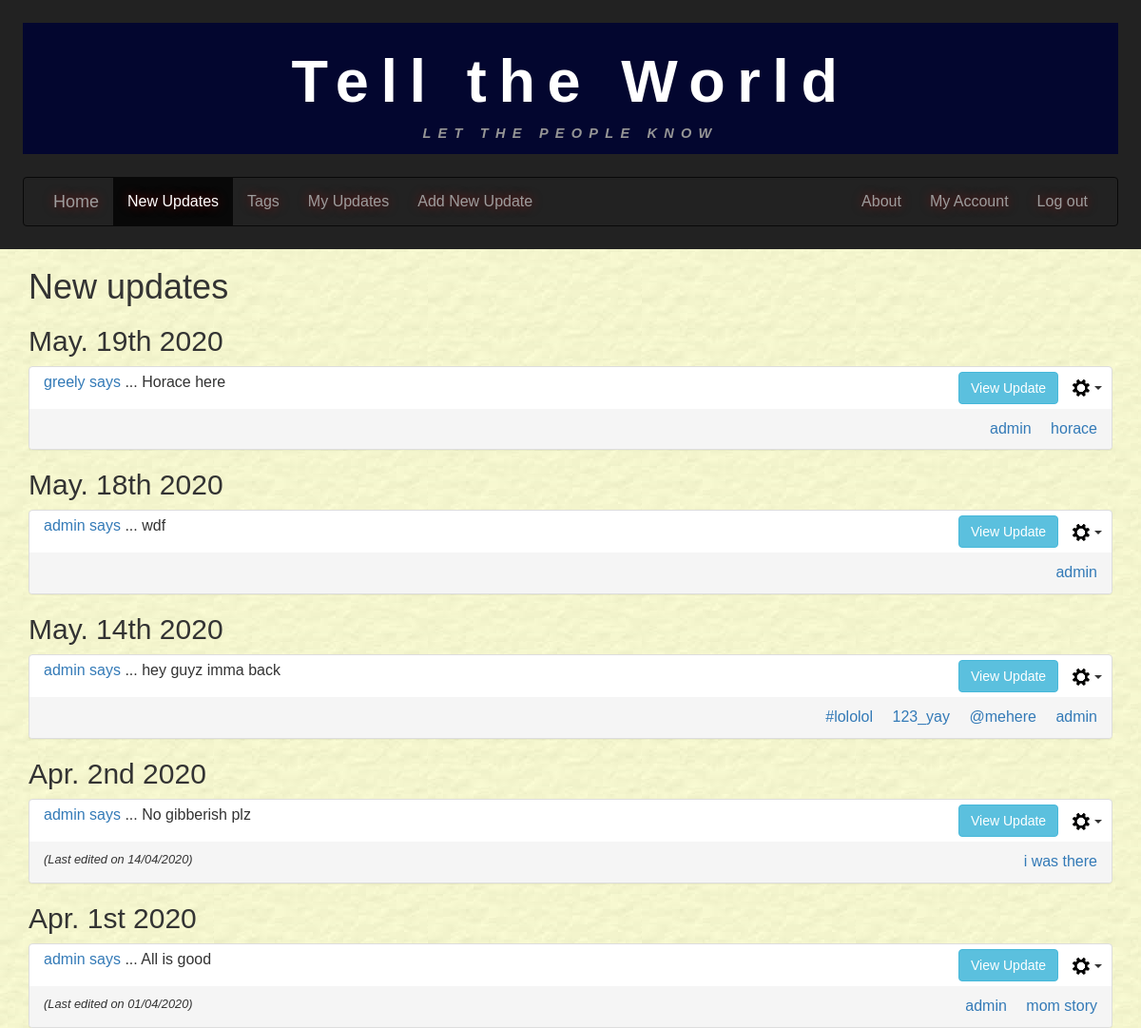
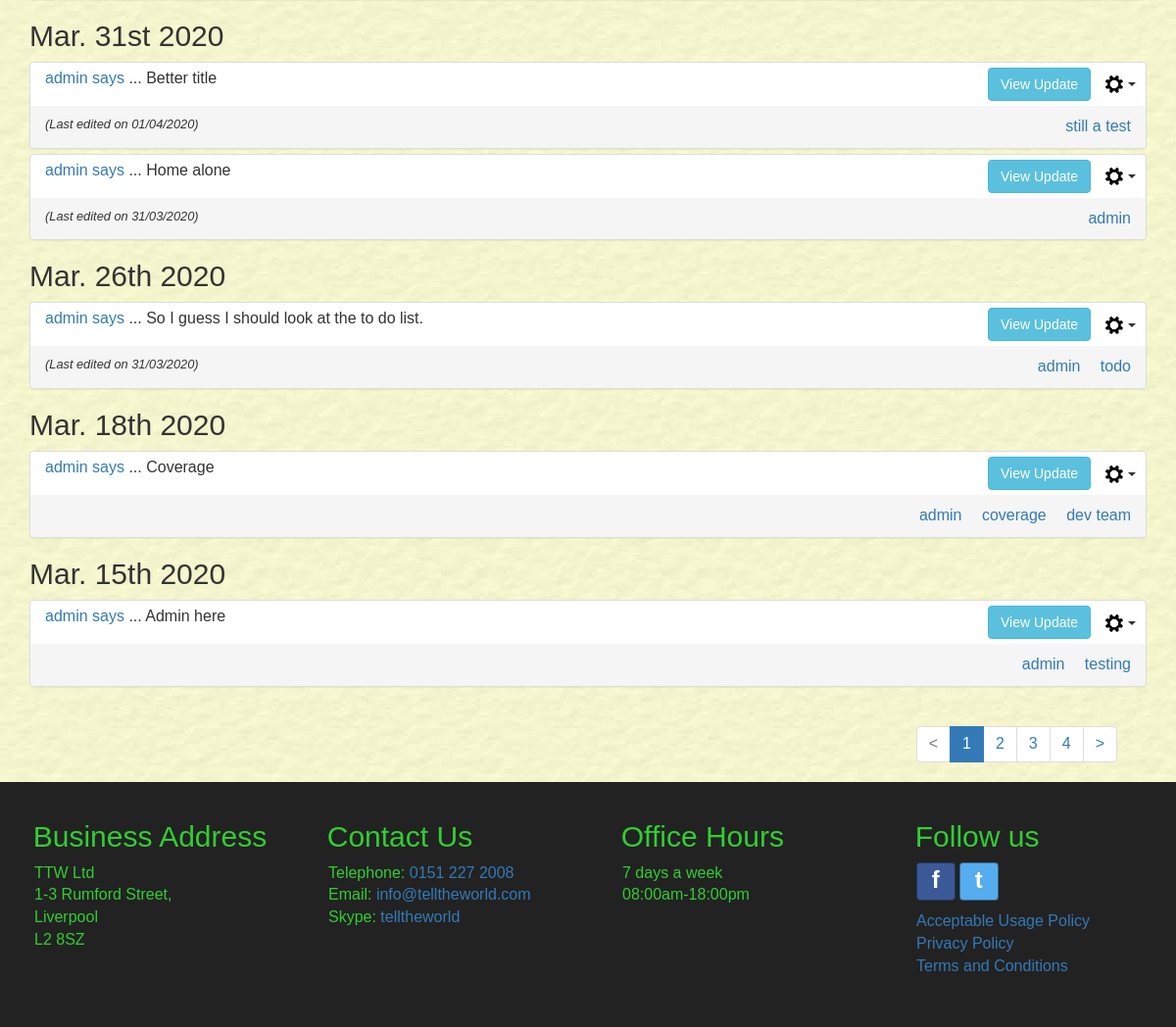
The page /newupdates/ (signed in) on the database as committed earlier (2 pictures, top to bottom).
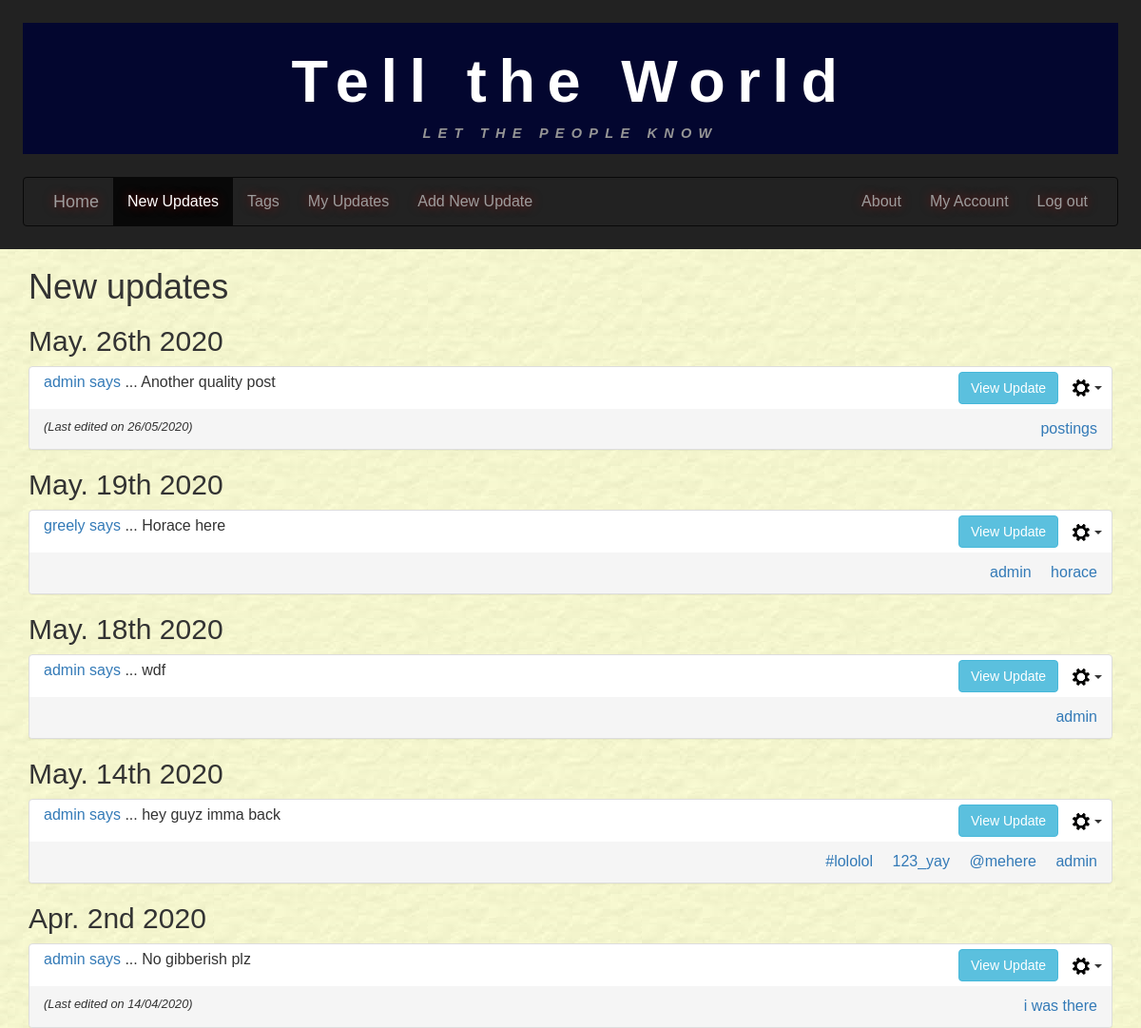
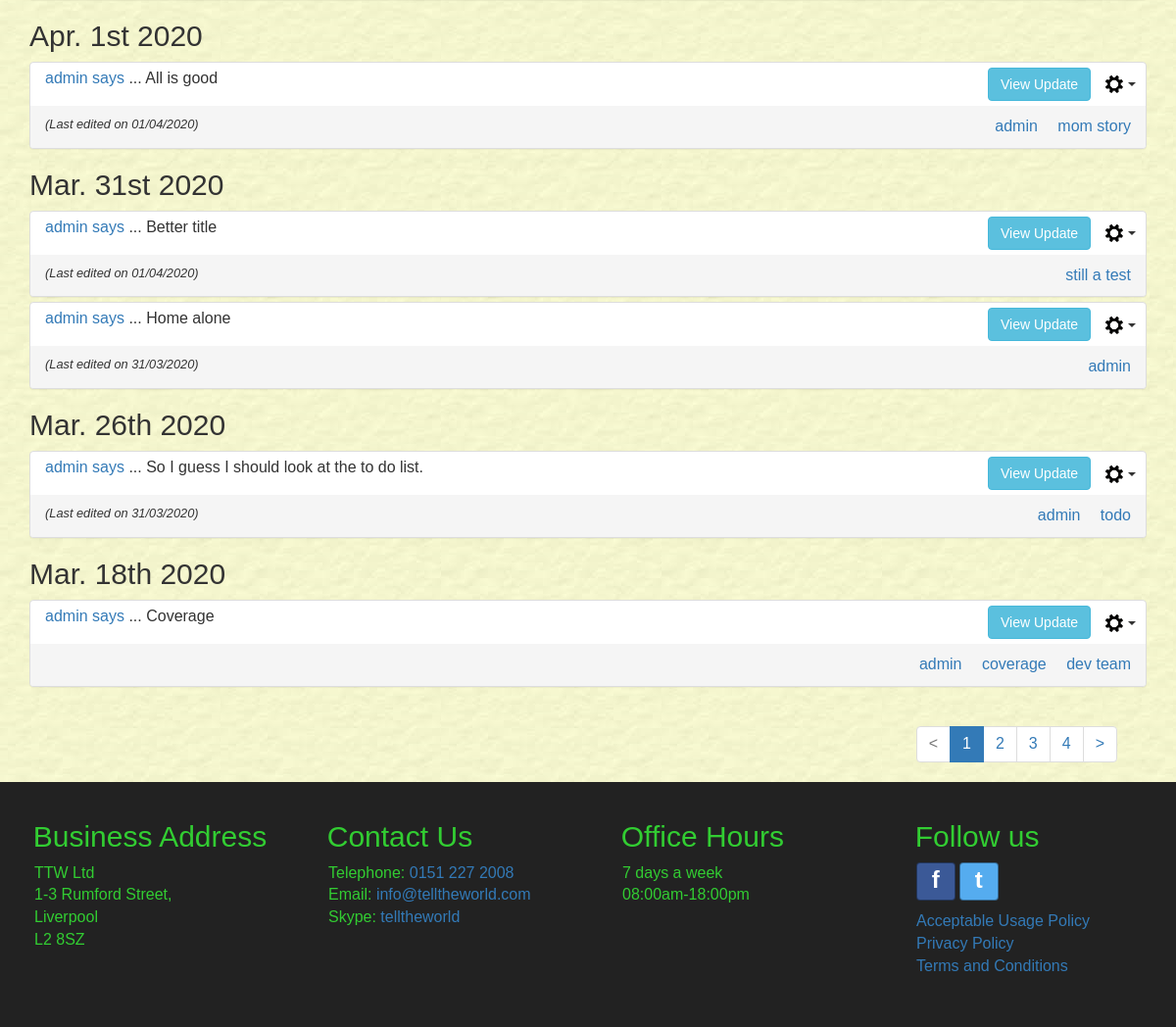
The same page on the database as committed later (2 pictures, top to bottom).
### tellings/models.py (models this page shows, shortened)
class UserPost(models.Model):
    postID = models.AutoField(primary_key=True, db_column='postID')
    user = models.ForeignKey(settings.AUTH_USER_MODEL, on_delete=models.CASCADE,
                             db_column='user')
    dateOfPost = models.DateTimeField()
    postTitle = models.CharField(max_length=35)
    postText = models.CharField(max_length=255)
    dateOfEdit = models.DateTimeField(null=True, blank=True)
    @property
    def post_tags(self):
        tagmaps = Tagmap.objects.filter(postID=self.postID)
        tagList = sorted([tag.tagID.tagName for tag in tagmaps])
        return tagList
    class Meta:
        verbose_name = "UserPost"
        verbose_name_plural = "UserPosts"

class Tag(models.Model):
    tagID = models.AutoField(primary_key=True, db_column='tagID')
    tagName = models.CharField(max_length=15)
    class Meta:
        ordering = ['tagName']
        verbose_name = "Tag"
        verbose_name_plural = "Tags"

### tellings/views.py (the view, shortened to what this page needs)
# urls.py: path('newupdates/', NewUpdatesListView.as_view(), name='newupdates'),
class NewUpdatesListView(LoginRequiredMixin, generic.ListView):
    model = UserPost
    template_name = "tellings/newupdates_list.html"
    paginate_by = 10
    http_method_names = ['get']
    def blockedUsers(self):
        current_user = self.request.user
        blockedUsers = BlockedUser.objects.filter(blockedBy=current_user)
        return [blocked.blockedUser for blocked in blockedUsers]
    def userBlockedBy(self):
        current_user = self.request.user
        blockedBy = BlockedUser.objects.filter(blockedUser=current_user)
        return [blocked.blockedBy for blocked in blockedBy]
    def hiddenPosts(self):
        current_user = self.request.user
        hiddenPosts = HiddenPost.objects.filter(hideFrom=current_user)
        return [hidden.postID.postID for hidden in hiddenPosts]
    def posts_filtered_by_blocked(self):
        blockedUsers = self.blockedUsers()
        blockedBy = self.userBlockedBy()
        blockedList = list(set().union(blockedUsers, blockedBy))
        hiddenPosts = self.hiddenPosts()
        if blockedList:
            return UserPost.objects.exclude(user__in=blockedList).exclude(postID__in=hiddenPosts).order_by('-dateOfPost')
        else:
            return UserPost.objects.exclude(postID__in=hiddenPosts).order_by('-dateOfPost')
    def get_queryset(self):
        tagName_val = False
        username_val = False
        if 'tagName' in self.request.GET:
            tagName_val = self.request.GET.get('tagName', False)
            if not Tag.objects.filter(tagName=tagName_val).exists():
                return self.posts_filtered_by_blocked()
        if tagName_val:
            tag = Tag.objects.get(tagName=tagName_val)
            tagmaps = Tagmap.objects.filter(tagID=tag)
            postList = [tm.postID.postID for tm in tagmaps]
            filteredPosts = self.posts_filtered_by_blocked()
            if username_val:
                return filteredPosts.filter(postID__in=postList, user=user_id).order_by('-dateOfPost')
            else:
                return filteredPosts.filter(postID__in=postList).order_by('-dateOfPost')
        elif username_val:
            hiddenPosts = self.hiddenPosts()
            return UserPost.objects.filter(user=user_id).exclude(postID__in=hiddenPosts).order_by('-dateOfPost')
        else:
            return self.posts_filtered_by_blocked()
    def get_context_data(self, **kwargs):
        context = super(NewUpdatesListView, self).get_context_data(**kwargs)
        current_username = self.request.user.username
        if 'tagName' in self.request.GET:
            context['tagName'] = self.request.GET.get('tagName', '')
        if 'userName' in self.request.GET:
            context['userName'] = self.request.GET.get('userName', '')
        context['current_username'] = current_username
        return context

### tellings/templatetags/my_tags.py (called while the page is built)
@register.simple_tag(takes_context=True)
def param_replace(context, **kwargs):
    d = context['request'].GET.copy()
    for k, v in kwargs.items():
        d[k] = v
    for k in [k for k, v in d.items() if not v]:
        del d[k]
    return d.urlencode()

### tellings/templates/tellings/newupdates_list.html (shortened to what this page needs)
{% extends 'tellings/base.html' %}
{% block content %}
  <div class="container-fluid main-content">
    <main class="container allUserUpdates" id="userUpdates">
      <header>
        <h1>New updates</h1>
      </header>
      {% if userpost_list %}
      {% load static %}
      {% regroup userpost_list by dateOfPost|date:"M. jS Y" as ordered_post_list  %}
      {% for mypost in ordered_post_list %}
      <article>
        <h2>{{ mypost.grouper }}</h2>
        <div class="panel-group">
        {% for item in mypost.list %}
          <div class="panel panel-default" id="panel_post_{{ item.postID }}">
            <div class="panel-header">
              <div class="col-sm-8 panel-postTitle">
                <p><a href="{% url 'tellings:newupdates' %}?userName={{ item.user }}" name="{{ item.user }}">
                    {{ item.user }} says</a> ... <span id="postTitle_{{ item.postID }}">{{ item.postTitle }}</span></p>
              </div>
              <div class="col-sm-4 align-panel-text-right">
                <button class="btn btn-info collapse_btn view_update_btn" data-toggle="collapse"
                        data-target="#collapse{{ item.postID }}">View Update</button>
                  <div class="btn-group">
                    <button type="button" class="btn dropdown-toggle post-cog-btn" data-toggle="dropdown" aria-haspopup="true" aria-expanded="false">
                      <img src="{% static 'tellings/imgs/settings_cog.png' %}" alt="">
                      <span class = "caret"></span>
                    </button>
                  </div>
              </div>
            </div>
            <div class="panel-footer align_between">
              <span class="align-panel-footer-text-left last-edited-text">
                {% if item.dateOfEdit %}
                (Last edited on {{ item.dateOfEdit|date:"d/m/Y" }})
                {% else %}
                &nbsp;
                {% endif %}
              </span>
              <span class="align-panel-footer-text-right">
                {% for tag in item.post_tags %}
                <a class="tagLink" href="{% url 'tellings:newupdates' %}?tagName={{ tag }}" name="{{ tag }}">{{ tag }}</a>
                {% endfor %}
              </span>
            </div>
          </div>
        {% endfor %}
        </div>
      </article>
      {% endfor %}
      {% else %}
      <div class="row white-inner-container">
        <p>No results found.</p>
      </div>
      {% endif %}
    </main>
  </div>
{% endblock %}

Rows that differ between the two databases and show on the page:
no longer on this page (row unchanged): UserPost: user "admin", postTitle "Admin here", post_tags "admin", shown under "Mar. 15th 2020"
no longer on this page (row unchanged): Tag: post_tags "testing"
added UserPost: user "admin", postTitle "Another quality post", dateOfEdit "26/05/2020", shown under "May. 26th 2020"
added Tag: post_tags "postings"
Other text that changed with them:
new list line: "May. 26th 2020"
list line gone: "Mar. 15th 2020"
